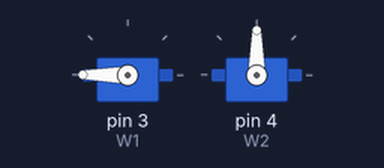
Recording of a sketch running on a simulated Arduino Uno, built with avr-gcc and run on an emulated ATmega328P. On the bench: 2 × servo.

Above: at 0.05 s.
At 2.0 s:
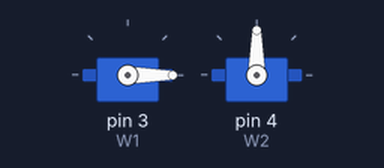
At 4.0 s:
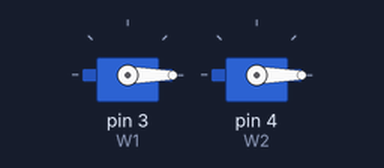
Timing chart, 0 to 5.2 s (numbered marks = the images above):
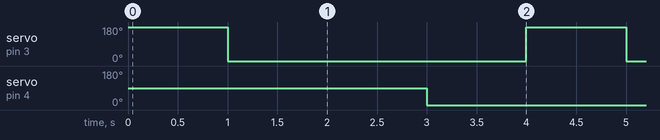

The sketch:

Servo_Motor_J3.ino
```cpp
#include <Servo.h>
Servo W1 = Servo();
Servo W2 = Servo();


void setup() {
  W1.attach(3);
  W2.attach(4);


}

void loop() {

  W1.write(180);
  delay(1000);
  W1.write(0);
  delay(1000);
  W2.write(90);
  delay(1000);
  W2.write(0);
  delay(1000);

}
```

Measured:
- by itself, servo on pin 3 (W1): alternates 180° for 1.0 s and 0° for 3.0 s
- by itself, servo on pin 4 (W2): alternates 90° for 1.0 s and 0° for 3.0 s
